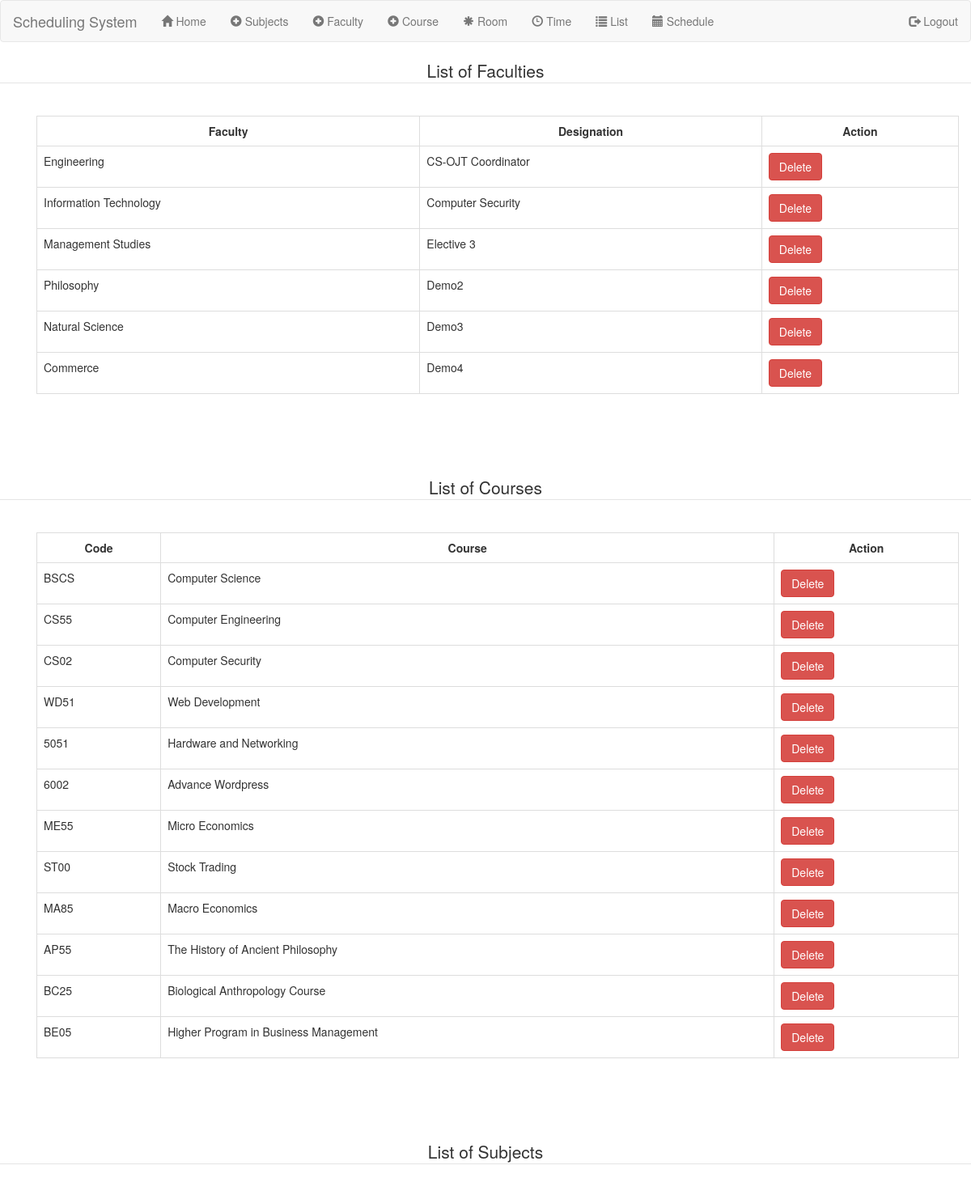
Page /list.php (upper part) on the committed database.
### tables this page shows
CREATE TABLE IF NOT EXISTS `faculty` (
`faculty_id` int(11) NOT NULL,
  `faculty_name` varchar(250) NOT NULL,
  `designation` varchar(250) NOT NULL
);

CREATE TABLE IF NOT EXISTS `course` (
`course_id` int(11) NOT NULL,
  `course_code` varchar(259) NOT NULL,
  `course_name` varchar(250) NOT NULL
);

### sublist.php (the view, shortened to what this page needs)
<?php
   include_once("header.php");
   include_once("navbar.php");
?>
<html>
<head>
</head>
<body><br>
<body>
</div>
    </body>
    </html>
<?php
   include_once("footer.php");
?>

### faclist.php (shortened to what this page needs)
<?php
   include_once("header.php");
   include_once("navbar.php");
?>
<html>
<head>
</head>
<body><br>
<div class="container">
<body>
    <?php
     echo "<tr>
            <td>";
                    $query = ("SELECT * FROM faculty");
                    $result = mysql_query($query) or die(mysql_error());
                    echo "<div class='container'><table width='' class='table table-bordered' border='1' >
                            <tr>
                                <th>Faculty</th>
                                <th>Designation</th>
                                 <th>Action</th>
                            </tr>";
                        while($row = mysql_fetch_array($result))
                        {
                        echo "<tr>";
                        echo "<td>" . $row['faculty_name'] . "</td>";
                        echo "<td>" . $row['designation'] . "</td>";
                        echo "<td><form class='form-horizontal' method='post' action='faclist.php'>
                        <input name='faculty_id' type='hidden' value='".$row['faculty_id']."';>
                        <input type='submit' class='btn btn-danger' name='delete' value='Delete'>
                        </form></td>";
                        echo "</tr>";
                        }
                    echo "</table>";
            echo "</td>
        </tr>";
    ?>
</div>
</div>
  </body>
  </html>
<?php
   include_once("footer.php");
?>

### corlist.php (shortened to what this page needs)
<?php
   include_once("header.php");
   include_once("navbar.php");
?>
<html>
<head>
</head>
<body><br>
<div class="container">
<body>
    <?php
     echo "<tr>
            <td>";
                    $query = ("SELECT * FROM course");
                    $result = mysql_query($query) or die(mysql_error());
                    echo "<div class='container'><table width='' class='table table-bordered' border='1' >
                            <tr>
                                <th>Code</th>
                                <th>Course</th>
                                <th>Action</th>
                            </tr>";
                        while($row = mysql_fetch_array($result))
                        {
                        echo "<tr>";
                        echo "<td>" . $row['course_code'] . "</td>";
                        echo "<td>" . $row['course_name'] . "</td>";
                        echo "<td><form class='form-horizontal' method='post' action='corlist.php'>
                        <input name='course_id' type='hidden' value='".$row['course_id']."';>
                        <input type='submit' class='btn btn-danger' name='delete' value='Delete'>
                        </form></td>";
                        echo "</tr>";
                        }
                    echo "</table>";
            echo "</td>
        </tr>";
    ?>
</div>
</div>
    </body>
    </html>
<?php
   include_once("footer.php");
?>

### list.php (style rules this page uses)
body { background-color: white; }

### faclist.php (style rules this page uses)
body { background-image: url(); background-color: white; }
th { text-align: center; }
tr { height: 30px; }
td { padding-top: 5px; padding-left: 20px; padding-bottom: 5px; height: 20px; }

### corlist.php (style rules this page uses)
body { background-image: url(); background-color: white; }
th { text-align: center; }
tr { height: 30px; }
td { padding-top: 5px; padding-left: 20px; padding-bottom: 5px; height: 20px; }

### sublist.php (style rules this page uses)
body { background-image: url(); background-color: white; }
th { text-align: center; }
tr { height: 30px; }
td { padding-top: 5px; padding-left: 20px; padding-bottom: 5px; height: 20px; }

### roomlist.php (style rules this page uses)
body { background-image: url(); background-color: white; }
th { text-align: center; }
tr { height: 30px; }
td { padding-top: 5px; padding-left: 20px; padding-bottom: 5px; height: 20px; }

### timelist.php (style rules this page uses)
body { background-image: url(); background-color: white; }
th { text-align: center; }
tr { height: 30px; }
td { padding-top: 5px; padding-left: 20px; padding-bottom: 5px; height: 20px; }

### rows in the picture
faculty: faculty_name "Engineering", designation "CS-OJT Coordinator"
faculty: faculty_name "Information Technology", designation "Computer Security"
faculty: faculty_name "Management Studies", designation "Elective 3"
faculty: faculty_name "Philosophy", designation "Demo2"
faculty: faculty_name "Natural Science", designation "Demo3"
faculty: faculty_name "Commerce", designation "Demo4"
course: course_code "BSCS", course_name "Computer Science"
course: course_code "CS55", course_name "Computer Engineering"
course: course_code "CS02", course_name "Computer Security"
course: course_code "WD51", course_name "Web Development"
course: course_code "5051", course_name "Hardware and Networking"
course: course_code "6002", course_name "Advance Wordpress"
course: course_code "ME55", course_name "Micro Economics"
course: course_code "ST00", course_name "Stock Trading"
course: course_code "MA85", course_name "Macro Economics"
course: course_code "AP55", course_name "The History of Ancient Philosophy"
course: course_code "BC25", course_name "Biological Anthropology Course"
course: course_code "BE05", course_name "Higher Program in Business Management"
